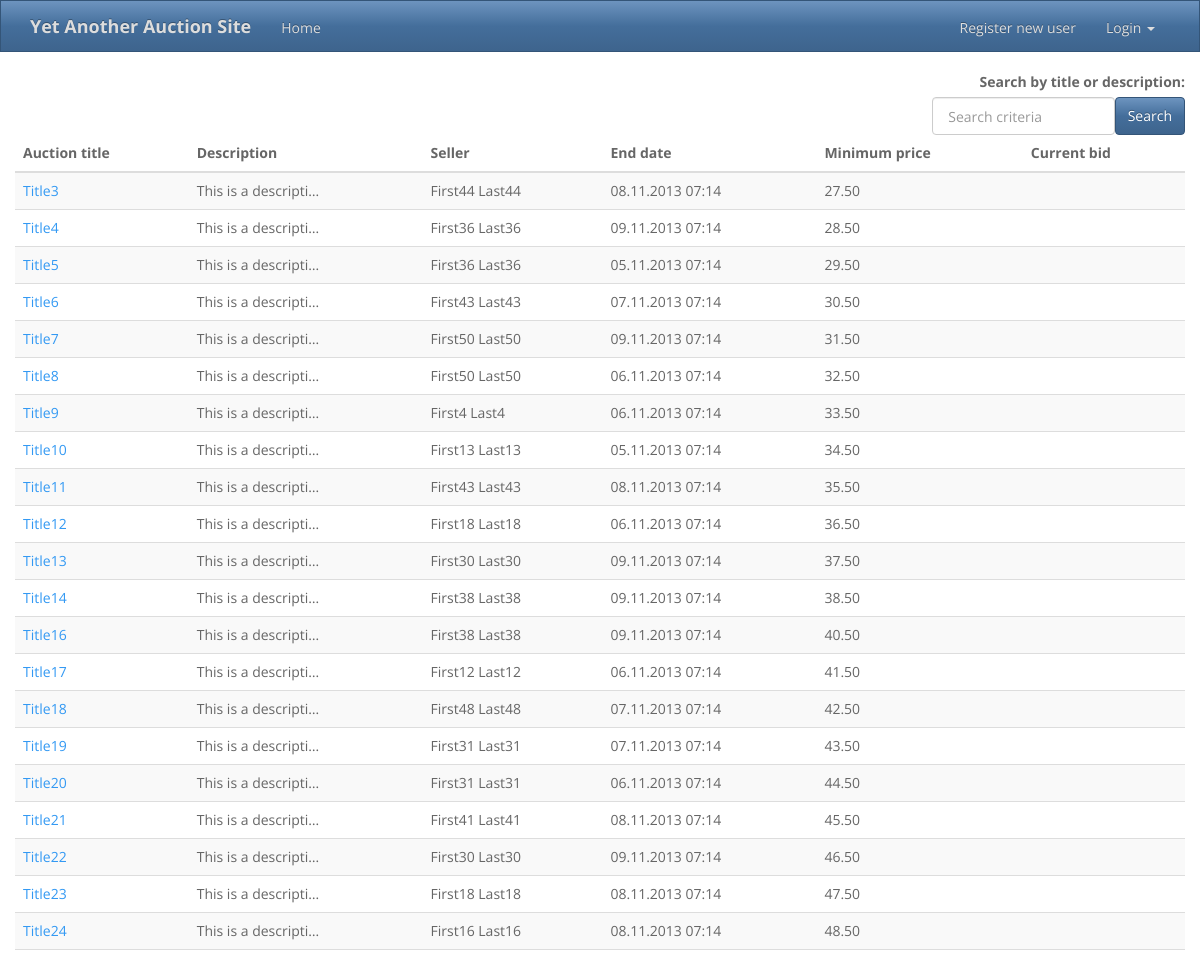
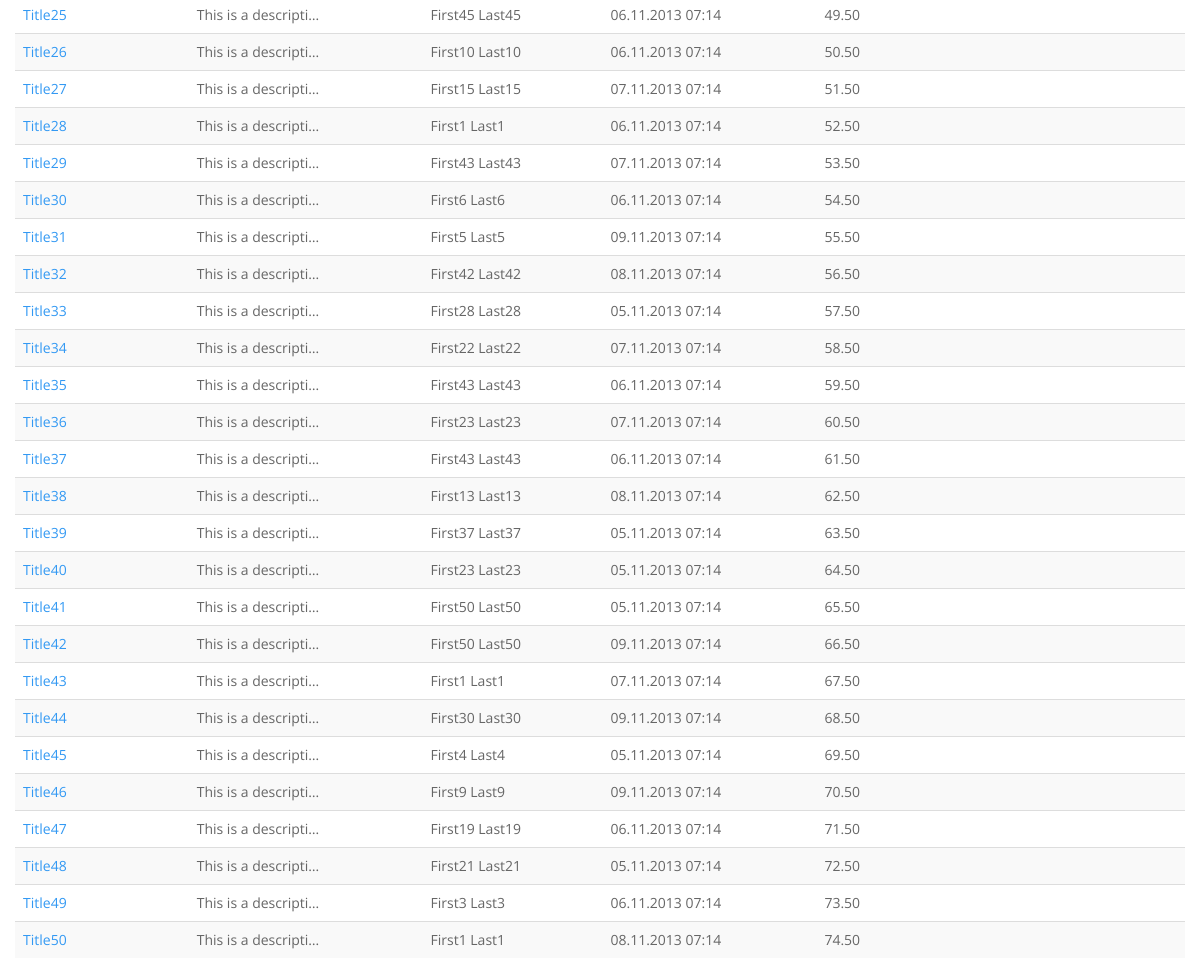
/YAAS/, run on an earlier commit of the app's database (2 pictures, top to bottom).
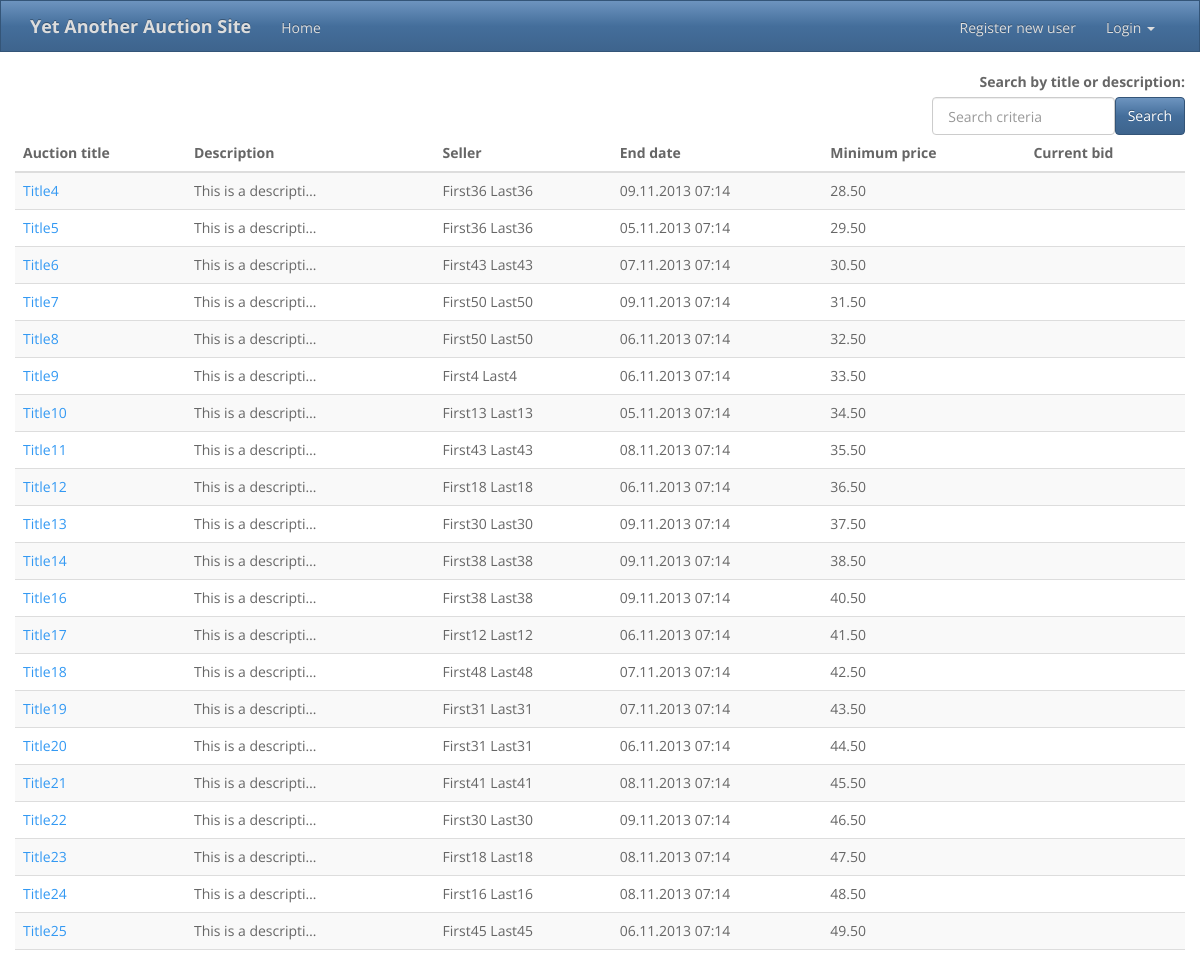
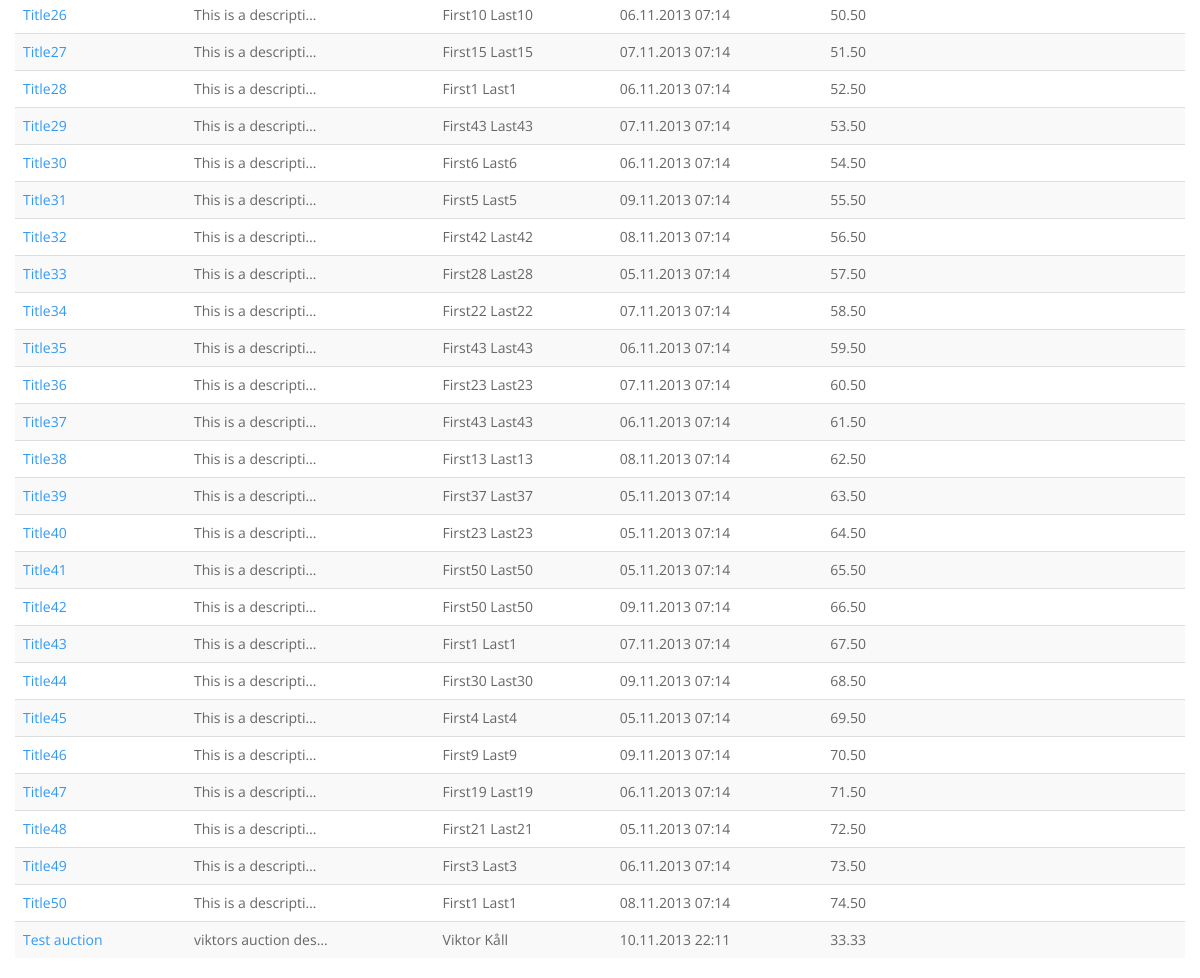
And on a later commit of the database (2 pictures, top to bottom).
### YAAS_app/models.py (models this page shows, shortened)
class Auction(models.Model):
    id = models.AutoField(primary_key=True)
    seller = models.ForeignKey(User)
    title = models.CharField(max_length=30)
    description = models.TextField()
    start_date = models.DateTimeField(auto_now_add=True)
    updated_date = models.DateTimeField(auto_now=True)
    end_date = models.DateTimeField()
    minimum_price = models.DecimalField(max_digits=16, decimal_places=2)
    active = models.BooleanField(default=True)
    banned = models.BooleanField(default=False)
    @classmethod
    def getActive(cls):
        return cls.objects.filter(Q(active=True) & Q(banned=False))

### YAAS_app/views.py (the view)
def home(request):
    template = "home.html"
    context = {"auctions": Auction.getActive()}
    return render_to_response(template, context, context_instance=RequestContext(request))

### templates/home.html (shortened to what this page needs)
{% extends "base.html" %}
{% block content %}
    <div class="row"><label class="control-label pull-right">Search by title or description:</label></div>
    <div class="row">
        <form class="form-inline pull-right" action="/YAAS/auction/search/" method="post">
            <div class="form-group pull-left">
                <input type="text" class="form-control" name="criteria" placeholder=" Search criteria">
            </div>
            <input type="submit" class="btn btn-primary pull-right" value="Search">
        </form>
    </div>
    <div class="row">
        <table class="table table-striped table-hover">
            <thead>
            <tr>
                <th>Auction title</th>
                <th>Description</th>
                <th>Seller</th>
                <th>End date</th>
                <th>Minimum price</th>
                <th>Current bid</th>
            </tr>
            </thead>
            <tbody>
            {% for a in auctions %}
                <tr>
                    <td><a href="/YAAS/auction/{{ a.id }}/">{{ a.title }}</a></td>
                    <td>{{ a.description|truncatechars:20 }}</td>
                    <td>{{ a.seller.get_full_name }}</td>
                    <td>{{ a.end_date|date:"d.m.Y H:i" }}</td>
                    <td>{{ a.minimum_price|floatformat:2 }}</td>
                    <td></td>
                </tr>
            {% endfor %}
            </tbody>
        </table>
    </div>
{% endblock %}

### templates/base.html (shortened to what this page needs)
<!DOCTYPE html>
<html>
<head>
    {% load staticfiles %}
    <link rel="stylesheet" type="text/css" href="{% static "bootstrap/css/bootstrap.min.css" %}">
</head>
<body>
<div class="navbar navbar-inverse navbar-static-top">
    <div class="container">
        <b><a href="/YAAS/" class="navbar-brand">Yet Another Auction Site</a></b>
        <div class="collapse navbar-collapse navHeaderCollapse">
            <ul class="nav navbar-nav">
                <li><a href="/YAAS/">Home</a></li>
            </ul>
            <ul class="nav navbar-nav navbar-right">
                {% if user.is_authenticated %}
                <b><p class="navbar-text">Logged in as {{ user.username }}</p></b>
                <li><a href="/YAAS/user/">Edit user info</a></li>
                <li><a href="/YAAS/logout/">Logout</a></li>
                {% else %}
                <li><a href="/YAAS/user/register/">Register new user</a></li>
                <li class="dropdown">
                    <a href="#" class="dropdown-toggle" data-toggle="dropdown">Login <strong class="caret"></strong></a>
                </li>
                {% endif %}
            </ul>
        </div>
    </div>
</div>
<div class="container">
    {% block content %}{% endblock %}
</div>
</body>
</html>

What changed in the data, as far as the page shows it:
no longer on this page (row edited): Auction: title "Title3", description "This is a descripti…", seller.get_full_name "First44 Last44", end_date "08.11.2013 07:14", minimum_price "27.50"
added Auction: title "Test auction", description "viktors auction des…", seller.get_full_name "Viktor Kåll", end_date "10.11.2013 22:11", minimum_price "33.33"
